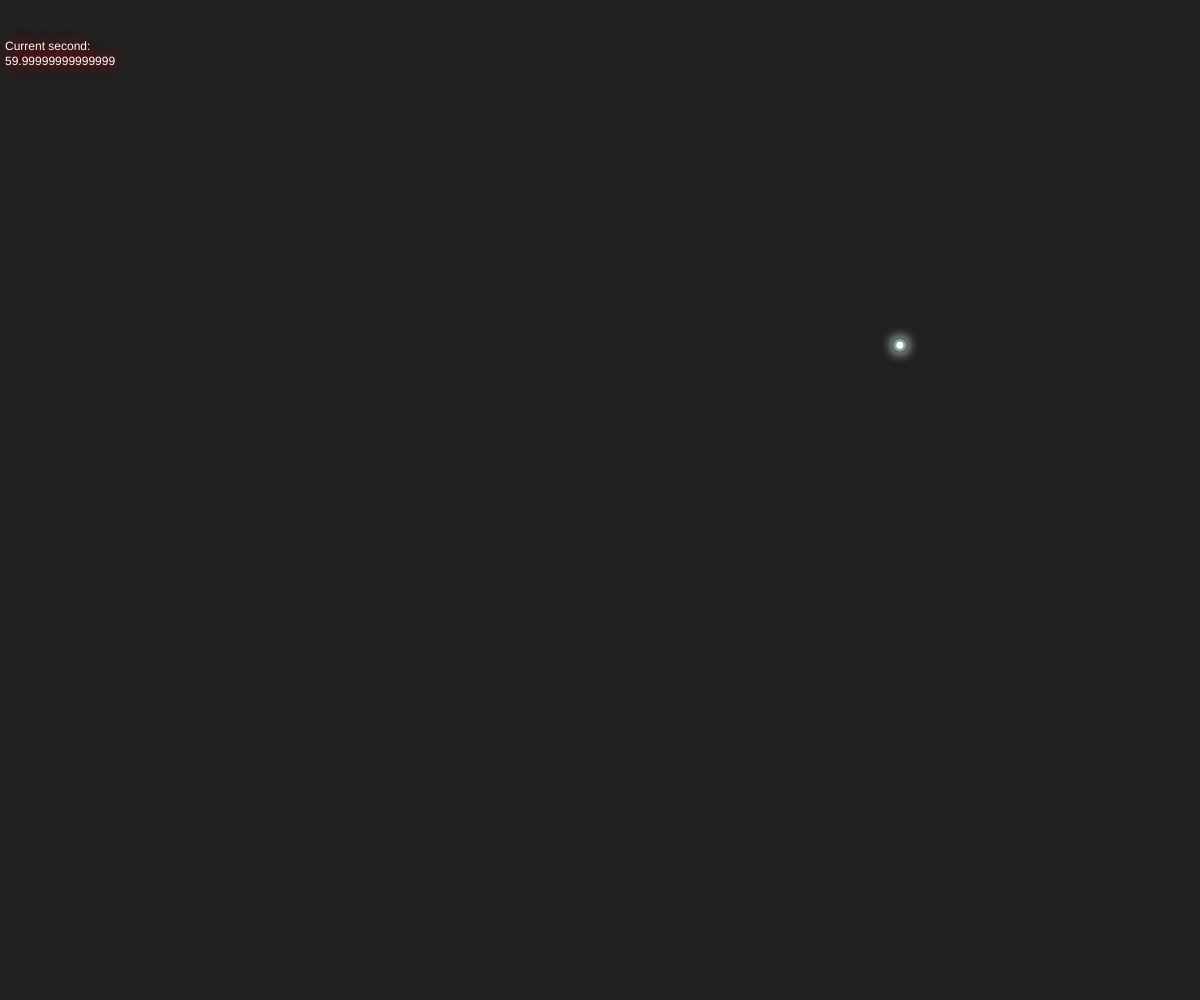
Frame 1 (no input)
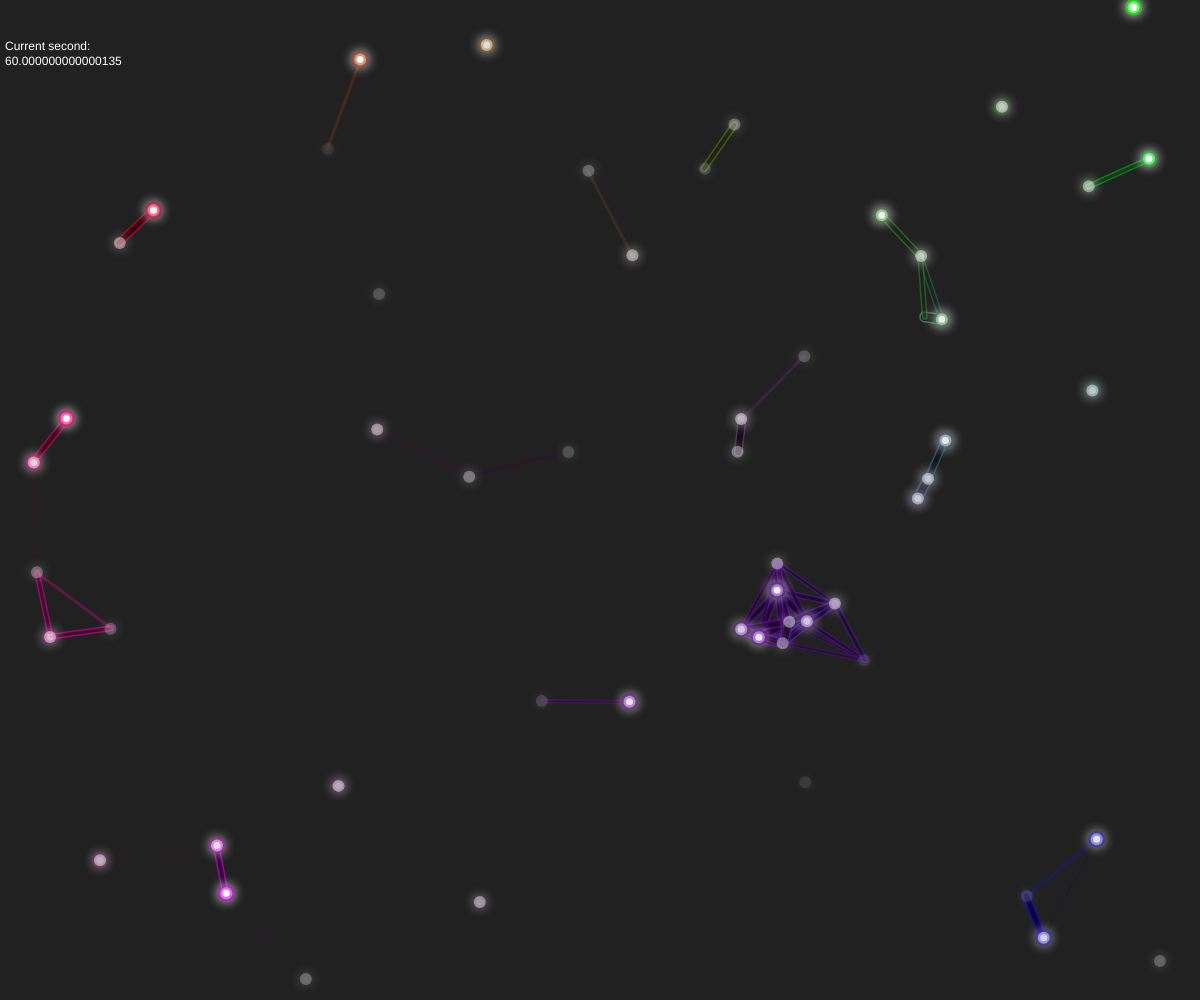
Frame 60 (no input)
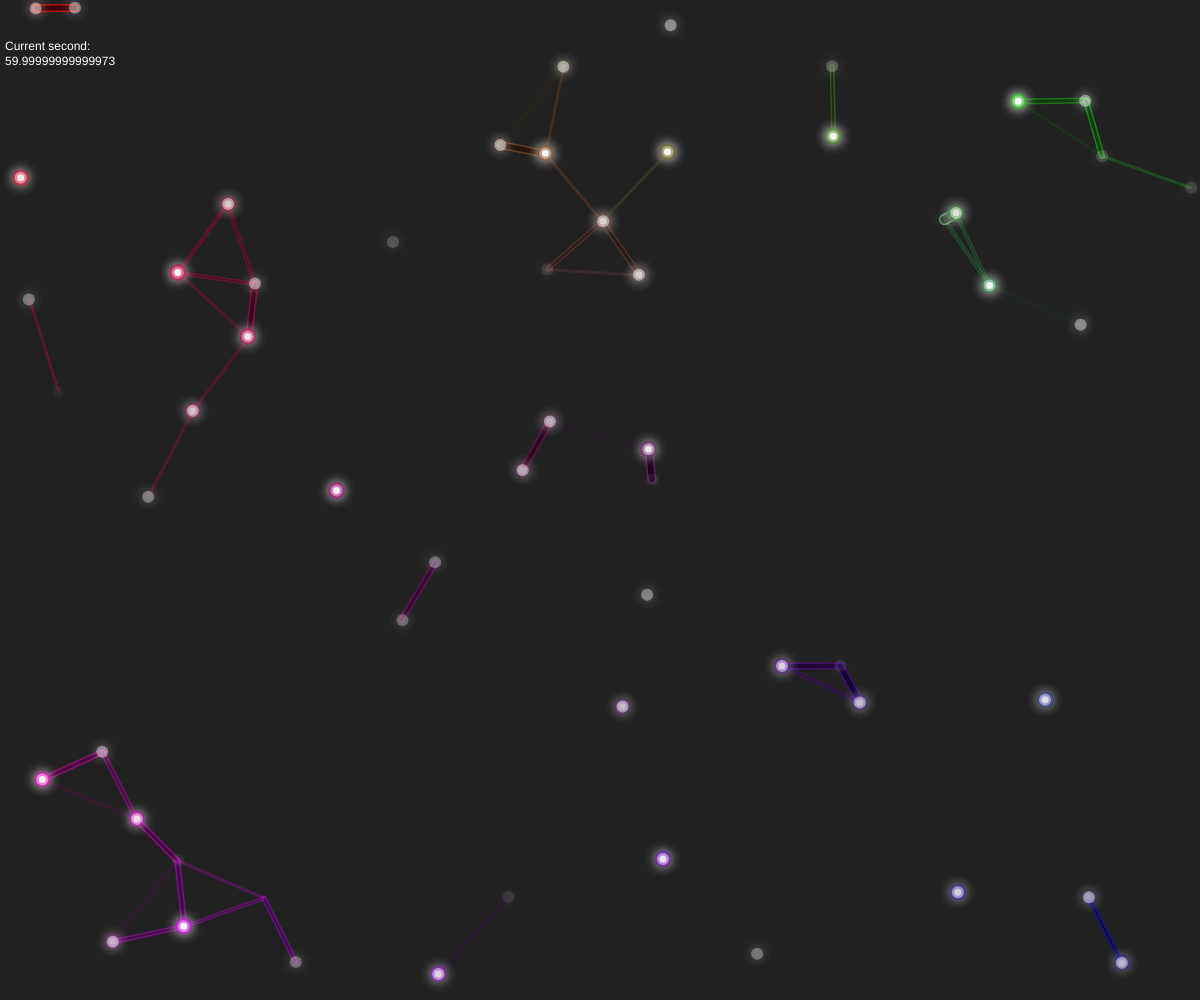
Frame 120 (the mouse pressed at the canvas centre since frame 60)

The p5.js sketch that drew these frames (run headless with seeded random() and noise() and a simulated clock; from frame 60 on, the mouse is pressed at the canvas centre):

// p5.js sketch
// ── sketch.js
let system;
let index1 = 0;

function setup() {
  createCanvas(windowWidth, windowHeight);
  system = new ParticleSystem(createVector(width / 2, 50));
  
  drawingContext.shadowColor = 'red';
  drawingContext.shadowBlur = 15;
}

function draw() {
  background(33);
  fill(255)
  text('Current second: \n' + frameRate(), 5, 50);
  index1++;
  if (index1 => 2) {
    system.addParticle();
    index1 = 0;
  }
  system.run();

}

// A simple Particle class
let Particle = function(position, a) {
  this.acceleration = createVector(0, 0.01);
  this.velocity = createVector(random(-1, 1), random(-1, 0));
  if(a == 1){
  this.position = createVector(position.x, position.y);
  }
  else{
  
  this.position = createVector(random(0, width), random(0, height));
  }
  this.lifespan = 255;
};

Particle.prototype.run = function() {
  this.update();
  this.display();
};

// Method to update position
Particle.prototype.update = function() {
  this.velocity.add(this.acceleration);
  this.position.add(this.velocity);
  this.lifespan -= 4;
};

// Method to display
Particle.prototype.display = function() {
  push()
  // noStroke();
  // drawingContext.shadowColor = ("rgba(255," +    this.position.x/width*255 +"," +(this.position.x/width -this.position.y/height)*255 +","+ this.position.y/height*255 + "," + this.lifespan/255.0+")");
  // console.log()
  // console.log('rgba(255, ${this.position.x/width*255 }, ${(this.position.x/width -this.position.y/height)*255}, ${this.position.y/height*255 }, 0.5')
  let st = "rgba("  + Math.floor(this.position.x/width*255) +"," + Math.floor((this.position.x/width -this.position.y/height)*255) +","+ Math.floor(this.position.y/height*255)+", 0.2)";
  drawingContext.shadowColor = "rgba(255,255,255,1)";
  drawingContext.shadowBlur = 12;
  strokeWeight(5)
  stroke(255 - this.position.x/width*255,
       (this.position.x/width -this.position.y/height)*255, 
        this.position.y/height*255,this.lifespan-100);
  // fill(255 - this.position.x/width*255,
  //      (this.position.x/width -this.position.y/height)*255, 
  //       this.position.y/height*255,this.lifespan);
  fill(255, this.lifespan);
  ellipse(this.position.x, this.position.y, 12, 12);
  pop()
};

// Is the particle still useful?
Particle.prototype.isDead = function() {
  if(this.position.x <5 || this.position.x >5+width ||
     this.position.y <5 || this.position.y >5+height)
    return true
  return this.lifespan < 0;
};

let ParticleSystem = function(position) {
  this.origin = position.copy();
  this.particles = [];
};

ParticleSystem.prototype.addParticle1 = function(position) {
  this.particles.push(new Particle(position, 1));
};
ParticleSystem.prototype.addParticle = function() {
  this.particles.push(new Particle(this.origin));
};

ParticleSystem.prototype.run = function() {
  drawingContext.shadowBlur = 0;
  // drawingContext.shadowColor = "white";
  for (let i = this.particles.length - 1; i >= 0; i--) {
    let p1 = this.particles[i].position
    for (let j = i-1; j >= 0; j--) {
      let p2 = this.particles[j].position
      dist1 = 255- p1.dist(p2)*2
      if (dist1 > 0) {
        push()
        strokeWeight(Math.floor(dist1/20))
        stroke(255- p1.x/width*255,
             (p1.x/width - p1.y/height)*255, 
              p1.y/height*255,dist1);

        line(p1.x, p1.y, p2.x, p2.y)
        
        strokeWeight(Math.floor(dist1/20)-3)
        stroke(0,dist1);
        line(p1.x, p1.y, p2.x, p2.y)
        pop()
      }
    }
  }
  for (let i = this.particles.length - 1; i >= 0; i--) {
    let p = this.particles[i];
    p.run();
    if (p.isDead()) {
      this.particles.splice(i, 1);
    }
  }

};

function mousePressed(){
    system.addParticle1(createVector(mouseX, mouseY));
}
